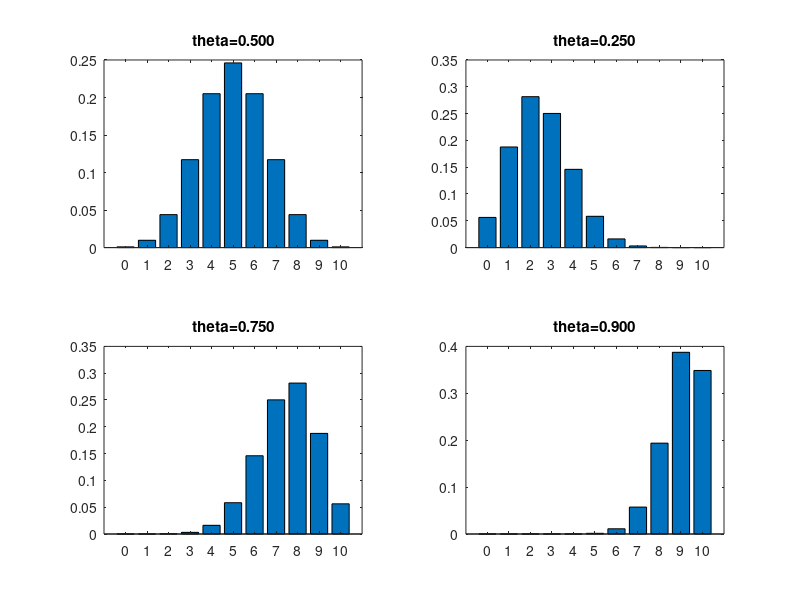

This chart was generated by the following MATLAB code:
%% Plot Binomial Distributions as Histograms 
thetas = [1/2 1/4 3/4 0.9];
figure; 
for i=1:4
  subplot(2,2,i)
  theta = thetas(i);
  N = 10;
  xs = 0:N;
  ps = binopdf(xs, N, theta);
  bar(ps)
  set(gca,'xticklabel',xs)
  title(sprintf('theta=%5.3f',theta))
end
